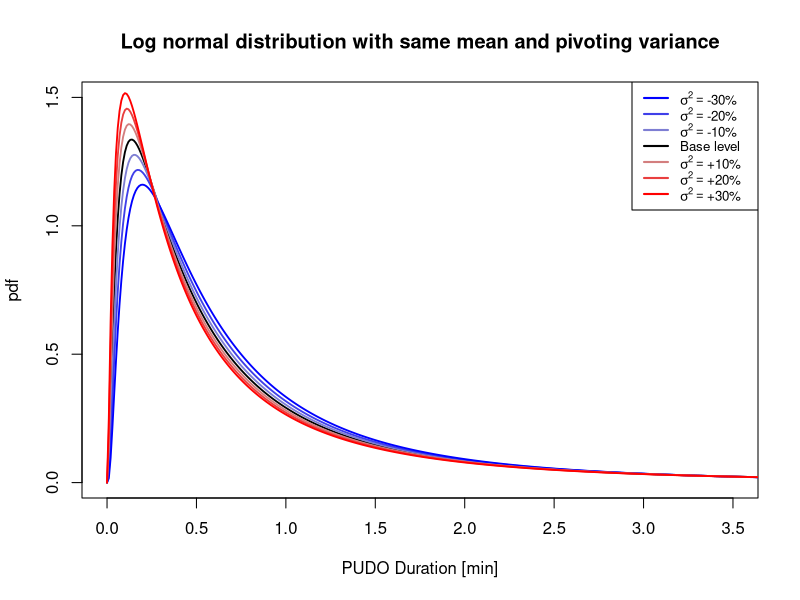
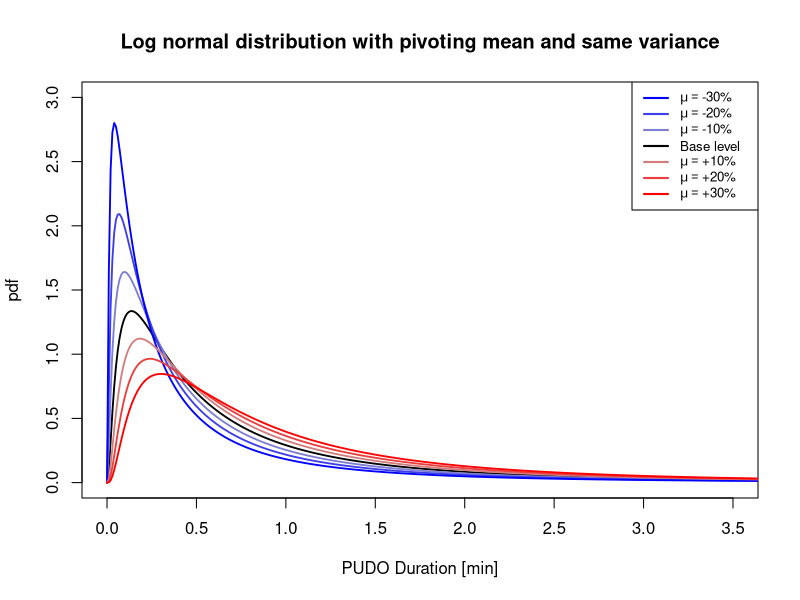

These charts were generated, in order, by the following R code:
# Coming up with new parameters for the log normal distribution

# Set working directory to the location of this file

# Set the working directory to the directory containing the script file
# setwd(dirname(script_path))


# Parameters from the Machado-Leon paper
mulog = -0.69
sdlog = 1.14

mean = exp(mulog + sdlog^2/2)
variance = (exp(sdlog^2) - 1) * exp(2 * mulog + sdlog^2)

# df with results
df = data.frame(mulog = numeric(0), sdlog = numeric(0), var_mulog = numeric(0), var_sdlog = numeric(0)) 


# First approach --------------------------------------------------------------------------
## Mean is fixed and variance is modified by a factor factor_sdlog

## factor_sdlog = 0.9
factor_sdlog = 0.9
var_mulog = 0
var_sdlog = -0.1 # -10%

sdlog_new = sqrt(log(((variance*factor_sdlog)/exp(2*log(mean)))+1))
mulog_new = log(mean) - sdlog_new^2/2

mean_new = exp(mulog_new + sdlog_new^2/2)
variance_new = (exp(sdlog_new^2) - 1) * exp(2 * mulog_new + sdlog_new^2)
factor_sd_log_check = variance_new/variance
df = rbind(df, data.frame(mulog = mulog_new, sdlog = sdlog_new, var_mulog = var_mulog, var_sdlog = var_sdlog))

## factor_sdlog = 0.8
factor_sdlog = 0.8
var_mulog = 0
var_sdlog = -0.2 # -20%

sdlog_new = sqrt(log(((variance*factor_sdlog)/exp(2*log(mean)))+1))
mulog_new = log(mean) - sdlog_new^2/2

mean_new = exp(mulog_new + sdlog_new^2/2)
variance_new = (exp(sdlog_new^2) - 1) * exp(2 * mulog_new + sdlog_new^2)
factor_sd_log_check = variance_new/variance
df = rbind(df, data.frame(mulog = mulog_new, sdlog = sdlog_new, var_mulog = var_mulog, var_sdlog = var_sdlog))

## factor_sdlog = 0.7
factor_sdlog = 0.7
var_mulog = 0
var_sdlog = -0.3 # -30%

sdlog_new = sqrt(log(((variance*factor_sdlog)/exp(2*log(mean)))+1))
mulog_new = log(mean) - sdlog_new^2/2

mean_new = exp(mulog_new + sdlog_new^2/2)
variance_new = (exp(sdlog_new^2) - 1) * exp(2 * mulog_new + sdlog_new^2)
factor_sd_log_check = variance_new/variance
df = rbind(df, data.frame(mulog = mulog_new, sdlog = sdlog_new, var_mulog = var_mulog, var_sdlog = var_sdlog))

## factor_sdlog = 1.1
factor_sdlog = 1.1
var_mulog = 0
var_sdlog = 0.1 # 10%

sdlog_new = sqrt(log(((variance*factor_sdlog)/exp(2*log(mean)))+1))
mulog_new = log(mean) - sdlog_new^2/2

mean_new = exp(mulog_new + sdlog_new^2/2)
variance_new = (exp(sdlog_new^2) - 1) * exp(2 * mulog_new + sdlog_new^2)
factor_sd_log_check = variance_new/variance
df = rbind(df, data.frame(mulog = mulog_new, sdlog = sdlog_new, var_mulog = var_mulog, var_sdlog = var_sdlog))

## factor_sdlog = 1.2
factor_sdlog = 1.2
var_mulog = 0
var_sdlog = 0.2 # 20%

sdlog_new = sqrt(log(((variance*factor_sdlog)/exp(2*log(mean)))+1))
mulog_new = log(mean) - sdlog_new^2/2

mean_new = exp(mulog_new + sdlog_new^2/2)
variance_new = (exp(sdlog_new^2) - 1) * exp(2 * mulog_new + sdlog_new^2)
factor_sd_log_check = variance_new/variance
df = rbind(df, data.frame(mulog = mulog_new, sdlog = sdlog_new, var_mulog = var_mulog, var_sdlog = var_sdlog))

## factor_sdlog = 1.3
factor_sdlog = 1.3
var_mulog = 0
var_sdlog = 0.3 # 30%

sdlog_new = sqrt(log(((variance*factor_sdlog)/exp(2*log(mean)))+1))
mulog_new = log(mean) - sdlog_new^2/2

mean_new = exp(mulog_new + sdlog_new^2/2)
variance_new = (exp(sdlog_new^2) - 1) * exp(2 * mulog_new + sdlog_new^2)
factor_sd_log_check = variance_new/variance
df = rbind(df, data.frame(mulog = mulog_new, sdlog = sdlog_new, var_mulog = var_mulog, var_sdlog = var_sdlog))

# Second approach --------------------------------------------------------------------------
## Mean is is modified by a factor factor_mulog fixed and variance is fixed
## factor_mulog = 0.9
factor_mulog = 0.9
var_mulog = -0.1 # -10%
var_sdlog = 0 

sdlog_new = sqrt(log(((variance)/exp(2*log(mean*factor_mulog)))+1))
mulog_new = log(mean*factor_mulog) - sdlog_new^2/2

mean_new = exp(mulog_new + sdlog_new^2/2)
variance_new = (exp(sdlog_new^2) - 1) * exp(2 * mulog_new + sdlog_new^2)
factor_mulog_check = mean_new/mean
df = rbind(df, data.frame(mulog = mulog_new, sdlog = sdlog_new, var_mulog = var_mulog, var_sdlog = var_sdlog))

## factor_mulog = 0.8
factor_mulog = 0.8
var_mulog = -0.2 # -20%
var_sdlog = 0 

sdlog_new = sqrt(log(((variance)/exp(2*log(mean*factor_mulog)))+1))
mulog_new = log(mean*factor_mulog) - sdlog_new^2/2

mean_new = exp(mulog_new + sdlog_new^2/2)
variance_new = (exp(sdlog_new^2) - 1) * exp(2 * mulog_new + sdlog_new^2)
factor_mulog_check = mean_new/mean
df = rbind(df, data.frame(mulog = mulog_new, sdlog = sdlog_new, var_mulog = var_mulog, var_sdlog = var_sdlog))

## factor_mulog = 0.7
factor_mulog = 0.7
var_mulog = -0.3 # -30%
var_sdlog = 0 

sdlog_new = sqrt(log(((variance)/exp(2*log(mean*factor_mulog)))+1))
mulog_new = log(mean*factor_mulog) - sdlog_new^2/2

mean_new = exp(mulog_new + sdlog_new^2/2)
variance_new = (exp(sdlog_new^2) - 1) * exp(2 * mulog_new + sdlog_new^2)
factor_mulog_check = mean_new/mean
df = rbind(df, data.frame(mulog = mulog_new, sdlog = sdlog_new, var_mulog = var_mulog, var_sdlog = var_sdlog))

## factor_mulog = 1.1
factor_mulog = 1.1
var_mulog = +0.1 # 10%
var_sdlog = 0 

sdlog_new = sqrt(log(((variance)/exp(2*log(mean*factor_mulog)))+1))
mulog_new = log(mean*factor_mulog) - sdlog_new^2/2

mean_new = exp(mulog_new + sdlog_new^2/2)
variance_new = (exp(sdlog_new^2) - 1) * exp(2 * mulog_new + sdlog_new^2)
factor_mulog_check = mean_new/mean
df = rbind(df, data.frame(mulog = mulog_new, sdlog = sdlog_new, var_mulog = var_mulog, var_sdlog = var_sdlog))

## factor_mulog = 1.2
factor_mulog = 1.2
var_mulog = +0.2 # 20%
var_sdlog = 0 

sdlog_new = sqrt(log(((variance)/exp(2*log(mean*factor_mulog)))+1))
mulog_new = log(mean*factor_mulog) - sdlog_new^2/2

mean_new = exp(mulog_new + sdlog_new^2/2)
variance_new = (exp(sdlog_new^2) - 1) * exp(2 * mulog_new + sdlog_new^2)
factor_mulog_check = mean_new/mean
df = rbind(df, data.frame(mulog = mulog_new, sdlog = sdlog_new, var_mulog = var_mulog, var_sdlog = var_sdlog))

## factor_mulog = 1.3
factor_mulog = 1.3
var_mulog = +0.3 # 30%
var_sdlog = 0 

sdlog_new = sqrt(log(((variance)/exp(2*log(mean*factor_mulog)))+1))
mulog_new = log(mean*factor_mulog) - sdlog_new^2/2

mean_new = exp(mulog_new + sdlog_new^2/2)
variance_new = (exp(sdlog_new^2) - 1) * exp(2 * mulog_new + sdlog_new^2)
factor_mulog_check = mean_new/mean
df = rbind(df, data.frame(mulog = mulog_new, sdlog = sdlog_new, var_mulog = var_mulog, var_sdlog = var_sdlog))


# Save df in the same directory as the current file
# TODO: Define path where this should be saved
# write.csv(df, file = "C:/Users/ge75mum/Documents/Research/Fleetpy/tum-vt-fleet-simulation/FleetPy/data/demand/stochastic_PUDO_duration/log_distribution_parameters_scenarios.csv", row.names = FALSE)

# Plot ------------------------------------------------------------------------
# Plot the log normal distribution with the new parameters

# First approach --------------------------------------------------------------------------
# Create a color gradient with black as the intermediate color
custom_palette_hot <- colorRampPalette(c("grey", "red"))
custom_palette_cold <- colorRampPalette(c("blue", "grey"))
# Generate 7 colors
# gradient_colors <- c(custom_palette_cold(4), custom_palette_hot(4)[2:4])
gradient_colors <- c(custom_palette_cold(4)[1:3], "#000000", custom_palette_hot(4)[2:4])


x = seq(0, 100, 0.01)
y = dlnorm(x, mean = mulog, sdlog = sdlog)

plot(x, y, type = "l", col = gradient_colors[4], ylab = "pdf",
     main = "Log normal distribution with same mean and pivoting variance", xlim = c(0,3.5), 
     xlab = "PUDO Duration [min]", ylim = c(0,1.5), lwd = 1.8)

y = dlnorm(x, mean = df$mulog[1], sdlog = df$sdlog[1]) # -10% sdlog
lines(x, y, col = gradient_colors[3], lwd = 1.8)

y = dlnorm(x, mean = df$mulog[2], sdlog = df$sdlog[2]) # -20% sdlog
lines(x, y, col =  gradient_colors[2], lwd = 1.8)

y = dlnorm(x, mean = df$mulog[3], sdlog = df$sdlog[3]) # -30% sdlog
lines(x, y, col =  gradient_colors[1], lwd = 1.8)


y = dlnorm(x, mean = df$mulog[4], sdlog = df$sdlog[4])
lines(x, y, col =  gradient_colors[5], lwd = 1.8)

y = dlnorm(x, mean = df$mulog[5], sdlog = df$sdlog[5])
lines(x, y, col =  gradient_colors[6], lwd = 1.8)

y = dlnorm(x, mean = df$mulog[6], sdlog = df$sdlog[6])
lines(x, y, col =  gradient_colors[7], lwd = 1.8)

legend("topright", 
       legend = c(expression(sigma^2 == paste("-", 30, "%")),
                  expression(sigma^2 == paste("-", 20, "%")),
                  expression(sigma^2 == paste("-", 10, "%")),
                  "Base level   ",
                  expression(sigma^2 == paste("+", 10, "%")),
                  expression(sigma^2 == paste("+", 20, "%")),
                  expression(sigma^2 == paste("+", 30, "%"))),
       col = c(gradient_colors[1], gradient_colors[2], gradient_colors[3],
               "black",
               gradient_colors[5], gradient_colors[6], gradient_colors[7]),
       lty = 1, cex = 0.8, lwd = 2)

# Second approach --------------------------------------------------------------------------

# Create a color gradient with black as the intermediate color
custom_palette_hot <- colorRampPalette(c("grey", "red"))
custom_palette_cold <- colorRampPalette(c("blue", "grey"))
# Generate 7 colors
# gradient_colors <- c(custom_palette_cold(4), custom_palette_hot(4)[2:4])
gradient_colors <- c(custom_palette_cold(4)[1:3], "#000000", custom_palette_hot(4)[2:4])

x = seq(0, 100, 0.01)
y = dlnorm(x, mean = mulog, sdlog = sdlog)

plot(x, y, type = "l", col = gradient_colors[4],
     xlab = "PUDO Duration [min]", ylab = "pdf",
     main = "Log normal distribution with pivoting mean and same variance", xlim = c(0,3.5), 
     ylim = c(0,3), lwd = 1.8)

y = dlnorm(x, mean = df$mulog[7], sdlog = df$sdlog[7])
lines(x, y, col = gradient_colors[3], lwd = 1.8)

y = dlnorm(x, mean = df$mulog[8], sdlog = df$sdlog[8])
lines(x, y, col =  gradient_colors[2], lwd = 1.8)

y = dlnorm(x, mean = df$mulog[9], sdlog = df$sdlog[9])
lines(x, y, col =  gradient_colors[1], lwd = 1.8)


y = dlnorm(x, mean = df$mulog[10], sdlog = df$sdlog[10])
lines(x, y, col =  gradient_colors[5], lwd = 1.8)

y = dlnorm(x, mean = df$mulog[11], sdlog = df$sdlog[11])
lines(x, y, col =  gradient_colors[6], lwd = 1.8)

y = dlnorm(x, mean = df$mulog[12], sdlog = df$sdlog[12])
lines(x, y, col =  gradient_colors[7], lwd = 1.8)

legend("topright", 
       legend = c(expression(mu == paste("-", 30, "%")),
                  expression(mu == paste("-", 20, "%")),
                  expression(mu == paste("-", 10, "%")),
                  "Base level   ",
                  expression(mu == paste("+", 10, "%")),
                  expression(mu == paste("+", 20, "%")),
                  expression(mu == paste("+", 30, "%"))),
       col = c(gradient_colors[1], gradient_colors[2], gradient_colors[3],
               "black",
               gradient_colors[5], gradient_colors[6], gradient_colors[7]),
       lty = 1, cex = 0.8, lwd = 2)









